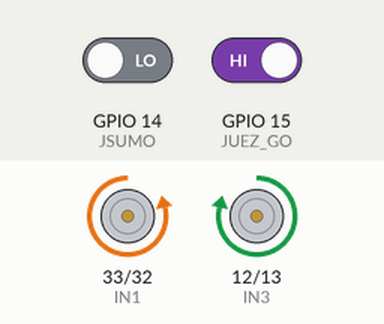
Simulated run of this sketch. Board: ESP32. Shown: motor-driver pin pairs drawn as motors (green arrow = first pin HIGH = forward, orange = second pin HIGH = backward, longer = more drive, scaled by the enable pin). The test bench sets the inputs (shaded band); at power-on: GPIO 14 (JSUMO) LOW, GPIO 15 (JUEZ_GO) HIGH.

Above: at 1.2 s.
1.3 s: GPIO 14 (JSUMO) driven HIGH
At 2.4 s:
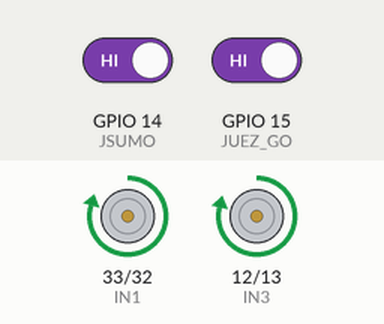
2.8 s: GPIO 15 (JUEZ_GO) driven LOW
At 4.0 s:
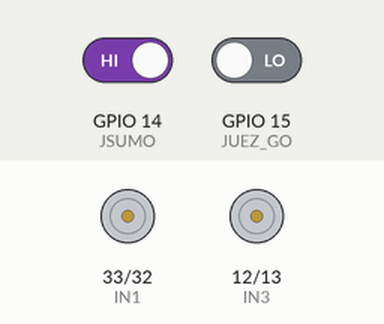
Timing chart, 0 to 5.8 s (numbered marks = the images above; inputs shaded):
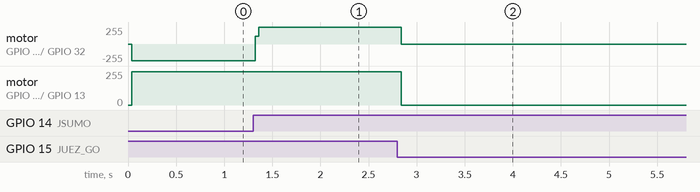

Measured:
- after the input at 1.3 s, motor on GPIO 33 (IN1) / GPIO 32 (IN2): backward 248/255 → forward 251/255 at once
- after the input at 2.8 s, motor on GPIO 33 (IN1) / GPIO 32 (IN2): forward 251/255 → stopped at once; motor on GPIO 12 (IN3) / GPIO 13 (IN4): forward 248/255 → stopped at once

The sketch:

con_sharp.ino
```cpp
// Pines y constantes


#define ENA  16  // PWM para motor A
#define ENB  4   // PWM para motor B
#define PWM_CHANNEL_A  0
#define PWM_CHANNEL_B  1
#define PWM_FREQ       5000
#define PWM_RESOLUTION 8

int IN1 = 33;
int IN2 = 32;
int IN3 = 12;
int IN4 = 13;
int JSUMO = 14;
int JUEZ_GO = 15;


int paso = 0;
int tiempo = 0;
int enLinea = 0;
// Función para detener todos los motores
void detenerMotores() {
  digitalWrite(IN1, LOW);
  digitalWrite(IN2, LOW);
  digitalWrite(IN3, LOW);
  digitalWrite(IN4, LOW);
}

// Función para activar los motores para avanzar
void avanzar(int velocidad) {
  detenerMotores();
  digitalWrite(IN1, HIGH);
  digitalWrite(IN2, LOW);
  digitalWrite(IN3, HIGH);
  digitalWrite(IN4, LOW);
  analogWrite(ENA, velocidad);
  analogWrite(ENB, velocidad);
}

// Función para activar los motores para retroceder
void retroceder(int velocidad) {
  detenerMotores();
  digitalWrite(IN1, LOW);
  digitalWrite(IN2, HIGH);
  digitalWrite(IN3, LOW);
  digitalWrite(IN4, HIGH);
  analogWrite(ENA, velocidad);
  analogWrite(ENB, velocidad);
}

// Función para girar a la derecha
void girarDerecha(int velocidad) {
  detenerMotores();
  digitalWrite(IN1, LOW);
  digitalWrite(IN2, HIGH);
  digitalWrite(IN3, HIGH);
  digitalWrite(IN4, LOW);
  analogWrite(ENA, velocidad);
  analogWrite(ENB, velocidad);
}

// Función para girar a la izquierda
void girarIzquierda(int velocidad) {
  detenerMotores();
  digitalWrite(IN1, HIGH);
  digitalWrite(IN2, LOW);
  digitalWrite(IN3, LOW);
  digitalWrite(IN4, HIGH);
  analogWrite(ENA, velocidad);
  analogWrite(ENB, velocidad);
}


void setup() {

  pinMode(IN1, OUTPUT);
  pinMode(IN2, OUTPUT);
  pinMode(IN3, OUTPUT);
  pinMode(IN4, OUTPUT);
  pinMode(JSUMO, INPUT);
  pinMode(JUEZ_GO, INPUT);

    // Configurar PWM con LEDC
  ledcSetup(PWM_CHANNEL_A, PWM_FREQ, PWM_RESOLUTION);
  ledcAttachPin(ENA, PWM_CHANNEL_A);

  ledcSetup(PWM_CHANNEL_B, PWM_FREQ, PWM_RESOLUTION);
  ledcAttachPin(ENB, PWM_CHANNEL_B);

}

void loop() {


  bool DIST = digitalRead(JSUMO);

  while (digitalRead(JUEZ_GO) == LOW) {
    detenerMotores();
  }

  if(DIST==true){
    avanzar(255);

  }else{
    girarDerecha(255);
  }

}
```
